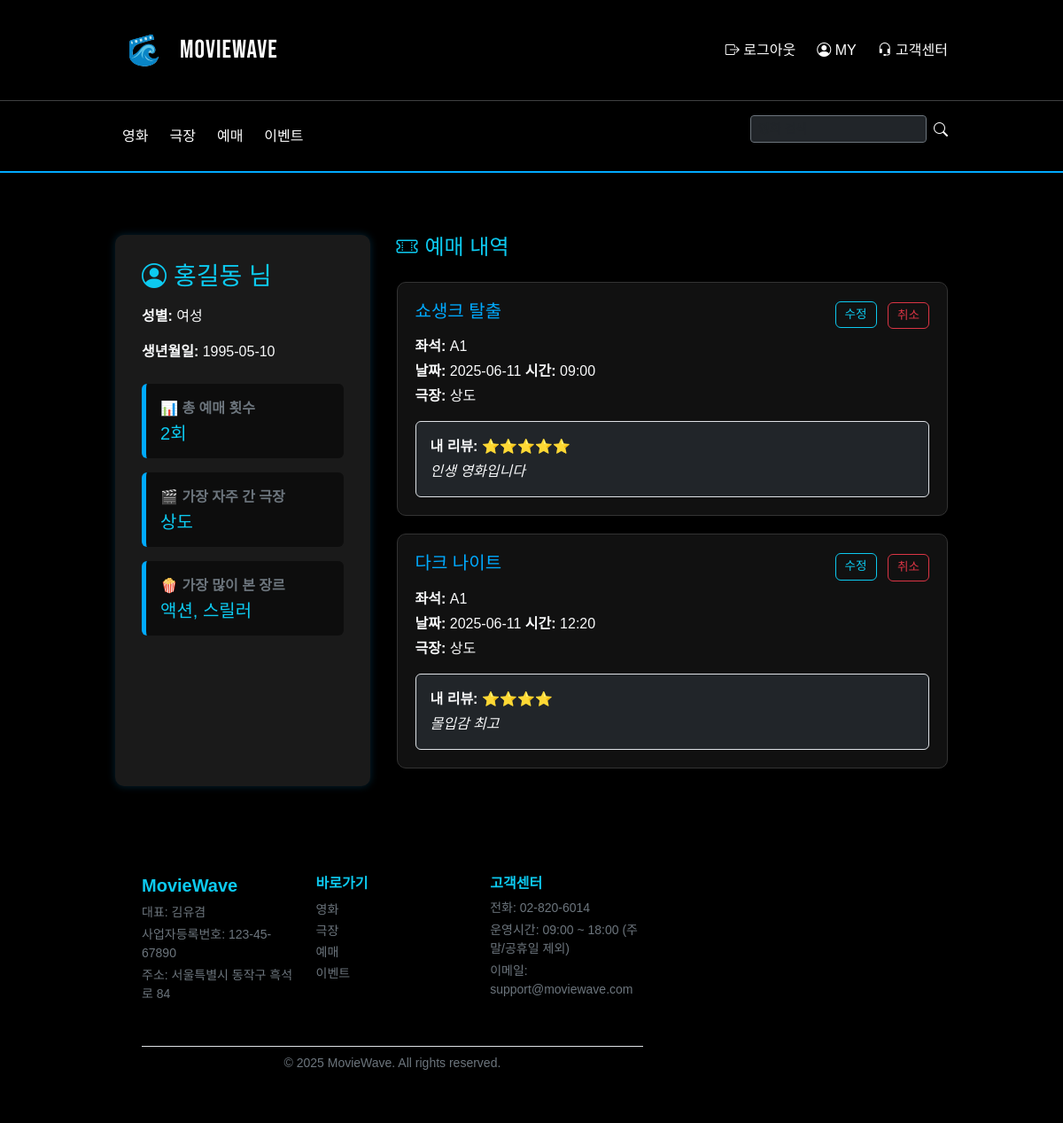
The page /mypage.php (signed in) on the database its author committed.
### tables this page shows
CREATE TABLE `users` (
  `id` varchar(20) NOT NULL,
  `pwd` varchar(255) DEFAULT NULL,
  `name` varchar(30) DEFAULT NULL,
  `gender` varchar(10) DEFAULT NULL,
  `birth` date DEFAULT NULL,
  `nickname` varchar(50) NOT NULL,
  `genre` varchar(255) DEFAULT NULL,
  PRIMARY KEY (`id`)
);

CREATE TABLE `reservations` (
  `reserve_id` int NOT NULL AUTO_INCREMENT,
  `user_id` varchar(20) DEFAULT NULL,
  `movie_id` int DEFAULT NULL,
  `seat` varchar(5) DEFAULT NULL,
  `date` date DEFAULT NULL,
  `theater` varchar(50) DEFAULT NULL,
  `time` varchar(10) DEFAULT NULL,
  PRIMARY KEY (`reserve_id`),
  KEY `user_id` (`user_id`),
  KEY `movie_id` (`movie_id`),
  CONSTRAINT `reservations_ibfk_1` FOREIGN KEY (`user_id`) REFERENCES `users` (`id`),
  CONSTRAINT `reservations_ibfk_2` FOREIGN KEY (`movie_id`) REFERENCES `movies` (`movie_id`)
);

CREATE TABLE `movies` (
  `movie_id` int NOT NULL AUTO_INCREMENT,
  `title` varchar(50) DEFAULT NULL,
  `genre` varchar(20) DEFAULT NULL,
  `runtime` int DEFAULT NULL,
  `rating` varchar(10) DEFAULT NULL,
  PRIMARY KEY (`movie_id`)
);

CREATE TABLE `reviews` (
  `review_id` int NOT NULL AUTO_INCREMENT,
  `user_id` varchar(50) NOT NULL,
  `movie_id` int NOT NULL,
  `rating` int NOT NULL,
  `comment` text,
  `created_at` datetime DEFAULT CURRENT_TIMESTAMP,
  PRIMARY KEY (`review_id`),
  CONSTRAINT `reviews_chk_1` CHECK ((`rating` between 1 and 5))
);

### mypage.php (the view, shortened to what this page needs)
<?php
include 'db.php';
include 'header.php';
$user_id = $_SESSION['user_id'];
$user_result = $conn->query("SELECT * FROM users WHERE id = '$user_id'");
$user = $user_result->fetch_assoc();
$reserve_query = "
SELECT r.reserve_id, r.movie_id, m.title, r.seat, r.date, r.time, r.theater
FROM reservations r
JOIN movies m ON r.movie_id = m.movie_id
WHERE r.user_id = '$user_id'
ORDER BY r.date DESC
";
$reservations = $conn->query($reserve_query);
$favorite_sql = "
SELECT genre
FROM movies
WHERE genre = (
  SELECT m.genre
  FROM reservations r
  JOIN movies m ON r.movie_id = m.movie_id
  WHERE r.user_id = '$user_id' AND m.genre IS NOT NULL
  GROUP BY m.genre
  ORDER BY COUNT(*) DESC
  LIMIT 1
)
LIMIT 1;
";
$favorite_result = $conn->query($favorite_sql);
$favorite_genre = $favorite_result->num_rows > 0 ? $favorite_result->fetch_assoc()['genre'] : null;
$total_sql = "SELECT COUNT(*) AS total FROM reservations WHERE user_id = '$user_id'";
$total_result = $conn->query($total_sql);
$total_count = $total_result->fetch_assoc()['total'] ?? 0;
$theater_sql = "
SELECT theater
FROM reservations
WHERE user_id = '$user_id'
GROUP BY theater
ORDER BY COUNT(*) DESC
LIMIT 1;
";
$my_reviews = [];
$review_result = $conn->query("SELECT movie_id, rating, comment FROM reviews WHERE user_id = '$user_id'");
while ($r = $review_result->fetch_assoc()) {
    $my_reviews[$r['movie_id']] = $r;
}
$theater_result = $conn->query($theater_sql);
$favorite_theater = $theater_result->num_rows > 0 ? $theater_result->fetch_assoc()['theater'] : null;
?>
<!DOCTYPE html>
<html lang="ko">
<head>
  <link href="https://cdn.jsdelivr.net/npm/bootstrap@5.3.2/dist/css/bootstrap.min.css" rel="stylesheet">
  <link rel="stylesheet" href="style.css">
  <link href="https://cdn.jsdelivr.net/npm/bootstrap-icons@1.10.5/font/bootstrap-icons.css" rel="stylesheet">
</head>
<body class="bg-black text-light">
<div class="container mypage-wrapper">
  <div class="profile-card">
    <h3 class="text-info mb-3"><i class="bi bi-person-circle me-2"></i><?php echo htmlspecialchars($user['name']); ?> 님</h3>
    <p><strong>성별:</strong> <?php echo $user['gender'] === 'male' ? '남성' : '여성'; ?></p>
    <p><strong>생년월일:</strong> <?php echo $user['birth']; ?></p>
    <div class="mt-4 p-3 rounded" style="background-color: #0d0d0d; border-left: 5px solid #00aaff;">
      <p class="mb-1 text-secondary fw-bold">📊 총 예매 횟수</p>
      <h5 class="text-info m-0"><?= $total_count ?>회</h5>
    </div>
    <?php if ($favorite_theater): ?>
    <div class="mt-3 p-3 rounded" style="background-color: #0d0d0d; border-left: 5px solid #00aaff;">
      <p class="mb-1 text-secondary fw-bold">🎬 가장 자주 간 극장</p>
      <h5 class="text-info m-0"><?= htmlspecialchars($favorite_theater) ?></h5>
    </div>
    <?php endif; ?>
    <?php if ($favorite_genre): ?>
    <div class="mt-3 p-3 rounded" style="background-color: #0d0d0d; border-left: 5px solid #00aaff;">
      <p class="mb-1 text-secondary fw-bold">🍿 가장 많이 본 장르</p>
      <h5 class="text-info m-0"><?= htmlspecialchars($favorite_genre) ?></h5>
    </div>
    <?php endif; ?>
  </div>
<div class="reserve-list">
  <h4 class="mb-4 text-info"><i class="bi bi-ticket-perforated me-2"></i>예매 내역</h4>
  <?php if ($reservations->num_rows > 0): ?>
    <?php while ($row = $reservations->fetch_assoc()): ?>
      <?php $review = $my_reviews[$row['movie_id']] ?? null; ?>
      <div class="reserve-card">
        <div class="d-flex justify-content-between align-items-center mb-2">
          <h5><?php echo $row['title']; ?></h5>
          <div>
            <a href="update_reservation.php?id=<?php echo $row['reserve_id']; ?>" class="btn btn-outline-info me-2">수정</a>
            <form action="cancel_reservation.php" method="post" class="d-inline" onsubmit="return confirm('정말 취소하시겠습니까?');">
              <button type="submit" class="btn btn-outline-danger" style="margin-top: 2px;">취소</button>
            </form>
          </div>
        </div>
        <p class="mb-1"><strong>좌석:</strong> <?php echo $row['seat']; ?></p>
        <p class="mb-1"><strong>날짜:</strong> <?php echo $row['date']; ?> <strong>시간:</strong> <?php echo $row['time']; ?></p>
        <p class="mb-0"><strong>극장:</strong> <?php echo $row['theater']; ?></p>
        <?php if ($review): ?>
          <div class="mt-3 p-3 border rounded bg-dark text-light">
            <p class="mb-1"><strong>내 리뷰:</strong> <?= str_repeat("⭐", $review['rating']) ?></p>
            <?php if (!empty($review['comment'])): ?>
              <p class="mb-0"><em><?= htmlspecialchars($review['comment']) ?></em></p>
            <?php endif; ?>
          </div>
        <?php endif; ?>
      </div>
    <?php endwhile; ?>
  <?php else: ?>
    <p class="text-light">예매 내역이 없습니다.</p>
  <?php endif; ?>
</div>
<?php include 'footer.php'; ?>
</body>
</html>

### header.php (shortened to what this page needs)
<div style="background-color: #000; border-bottom: 1px solid rgb(63, 64, 65);">
  <div class="container d-flex justify-content-between align-items-center py-4">
    <a href="index.php" class="d-flex align-items-center text-decoration-none">
      <img src="assets/logo.png" alt="로고" style="height: 65px;">
      <span class="logo-title ms-2">MovieWave</span>
    </a>
    <div class="d-flex align-items-center gap-4">
      <?php if (isset($_SESSION['user_id'])): ?>
        <a href="logout.php" class="text-white text-decoration-none"><i class="bi bi-box-arrow-right"></i> 로그아웃</a>
        <a href="mypage.php" class="text-white text-decoration-none"><i class="bi bi-person-circle"></i> MY</a>
      <?php else: ?>
        <a href="login_form.php" class="text-white text-decoration-none"><i class="bi bi-lock"></i> 로그인</a>
        <a href="insert.php" class="text-white text-decoration-none"><i class="bi bi-person-plus"></i> 회원가입</a>
      <?php endif; ?>
      <a href="customer.php" class="text-white text-decoration-none"><i class="bi bi-headset"></i> 고객센터</a>
    </div>
  </div>
</div>
<nav class="navbar navbar-expand-lg navbar-custom mb-4" style="border-bottom: 2px solid #00aaff;">
  <div class="container d-flex justify-content-between align-items-center py-0">
    <ul class="navbar-nav me-auto mb-0">
      <li class="nav-item"><a class="nav-link fs-6 me-2" href="content.php">영화</a></li>
      <li class="nav-item"><a class="nav-link fs-6 me-2" href="theater.php">극장</a></li>
      <li class="nav-item"><a class="nav-link fs-6 me-2" href="reserve.php">예매</a></li>
      <li class="nav-item"><a class="nav-link fs-6 me-2" href="event.php">이벤트</a></li>
    </ul>
    <form class="d-flex align-items-center">
      <input class="form-control form-control-sm bg-dark text-white border-secondary me-2" type="search" placeholder="영화 검색" aria-label="Search">
      <i class="bi bi-search text-white"></i>
    </form>
  </div>
</nav>

### footer.php
<footer class="mt-4 pt-3" style="background-color: #000;">
  <div class="container">
    <div class="row text-light">
      <div class="col-md-4 mb-3">
        <h5 class="fw-bold mb-2 text-info">MovieWave</h5>
        <p class="small text-secondary mb-1">대표: 김유겸</p>
        <p class="small text-secondary mb-1">사업자등록번호: 123-45-67890</p>
        <p class="small text-secondary">주소: 서울특별시 동작구 흑석로 84</p>
      </div>
      <div class="col-md-4 mb-3">
        <h6 class="fw-bold mb-2 text-info">바로가기</h6>
        <ul class="list-unstyled mb-0">
          <li><a href="#" class="text-secondary text-decoration-none small">영화</a></li>
          <li><a href="#" class="text-secondary text-decoration-none small">극장</a></li>
          <li><a href="reserve.php" class="text-secondary text-decoration-none small">예매</a></li>
          <li><a href="#" class="text-secondary text-decoration-none small">이벤트</a></li>
        </ul>
      </div>
      <div class="col-md-4 mb-3">
        <h6 class="fw-bold mb-2 text-info">고객센터</h6>
        <p class="small text-secondary mb-1">전화: 02-820-6014</p>
        <p class="small text-secondary mb-1">운영시간: 09:00 ~ 18:00 (주말/공휴일 제외)</p>
        <p class="small text-secondary">이메일: support@moviewave.com</p>
      </div>
    </div>
    <div class="border-top pt-2 mt-3 text-center text-secondary small">
      © 2025 MovieWave. All rights reserved.
    </div>
  </div>
</footer>

### style.css (style rules this page uses)
body { background-color: #000; color: #fff; font-family: 'Noto Sans KR', sans-serif; margin: 0; padding: 0; }
.container { padding: 30px; max-width: 1000px; margin: auto; }
button, input[type="submit"] { background-color: #007acc; color: white; border: none; padding: 10px 20px; margin-top: 10px; cursor: pointer; border-radius: 4px; }
h2, h3 { color: #00aaff; }
a { color: #00aaff; text-decoration: none; }
.navbar-custom { background-color: #000; padding: 1rem; }
.navbar-custom .nav-link, .navbar-custom .navbar-brand, .navbar-custom .form-control { color: #fff; }
.logo-title { font-family: 'Bebas Neue', sans-serif; font-size: 1.8rem; color: white; letter-spacing: 1px; }

### mypage.php (style rules this page uses)
.mypage-wrapper { display: flex; flex-wrap: wrap; gap: 30px; margin-top: 40px; }
.profile-card { background-color: #1a1a1a; padding: 30px; border-radius: 10px; box-shadow: 0 0 10px rgba(0, 170, 255, 0.2); flex: 1 1 280px; min-width: 250px; }
.reserve-list { flex: 3 1 600px; }
.reserve-card { background-color: #111; border: 1px solid #333; padding: 20px; border-radius: 10px; margin-bottom: 20px; }
.reserve-card h5 { color: #00aaff; }
.btn-outline-danger, .btn-outline-info { padding: 4px 10px; font-size: 0.85rem; }

### rows shown on the page
users: name "홍길동", birth "1995-05-10"
reservations: movie.title "쇼생크 탈출", seat "A1", date "2025-06-11", time "09:00", theater "상도", movie.rating "⭐⭐⭐⭐⭐", movie.comment "인생 영화입니다"
reservations: movie.title "다크 나이트", seat "A1", date "2025-06-11", time "12:20", theater "상도", movie.rating "⭐⭐⭐⭐", movie.comment "몰입감 최고"

### other values the page prints
$total_count "2"
$favorite_theater "상도"
$favorite_genre "액션, 스릴러"
